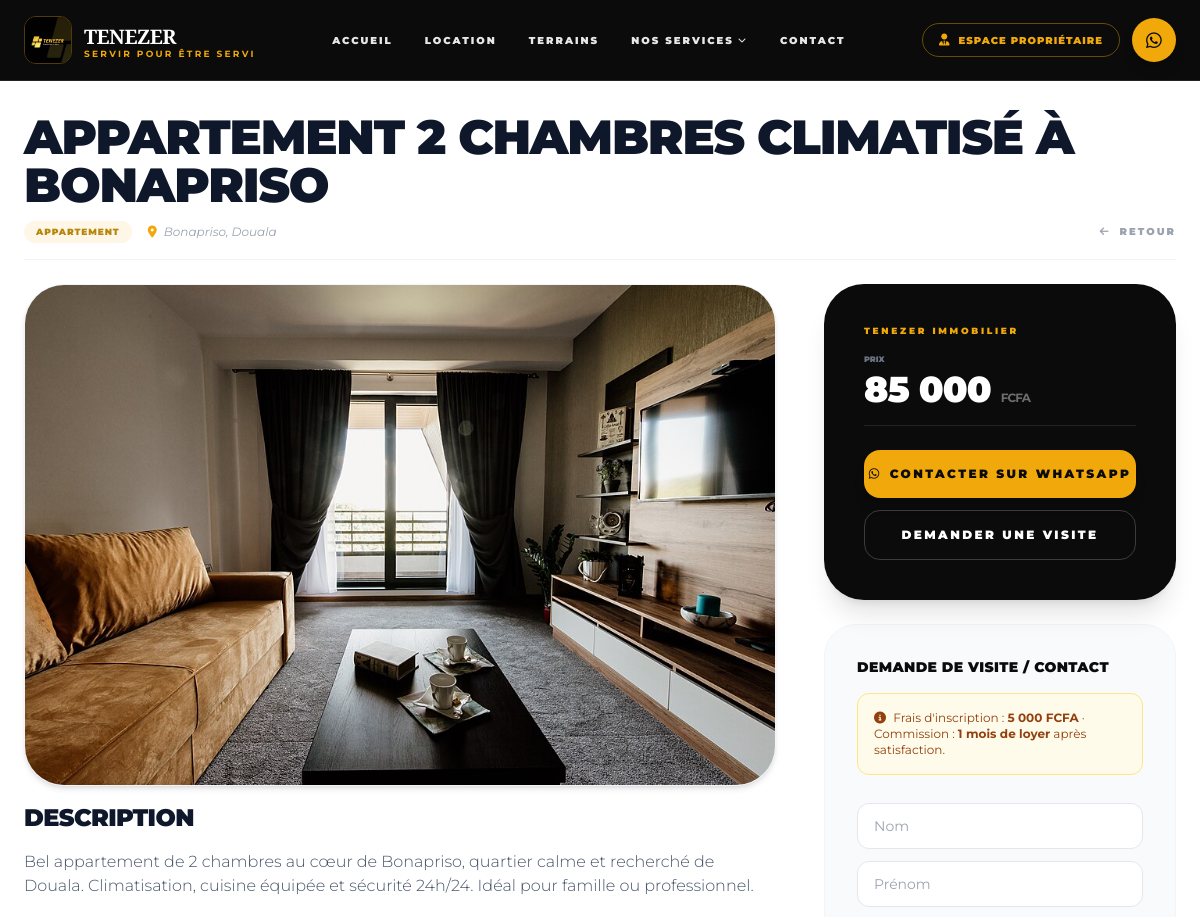
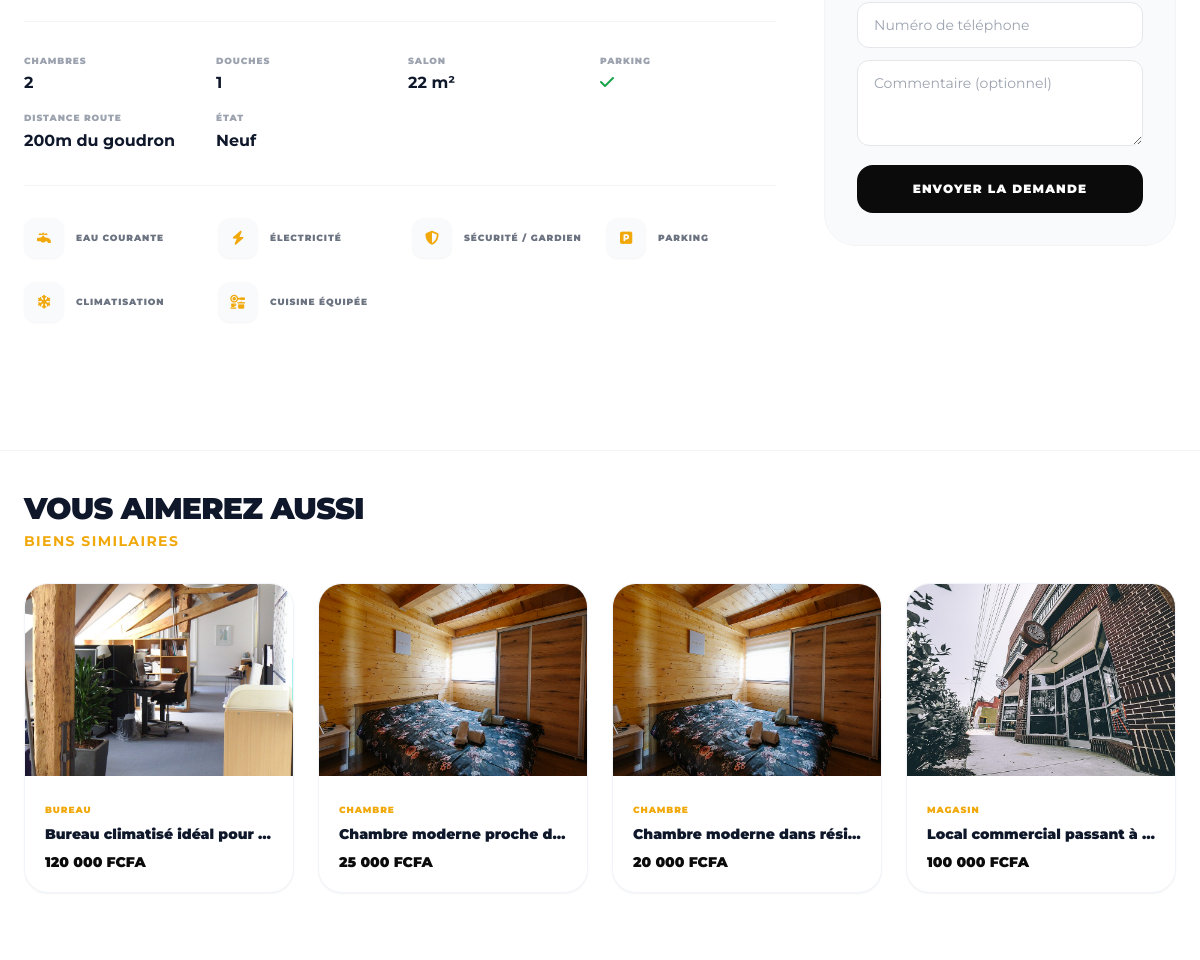
Screenshot of /detail.php?id=1 with the database file from the repository (2 pictures, top to bottom).
### tables this page shows
CREATE TABLE `properties` (
  `id` int(11) NOT NULL,
  `owner_id` int(11) DEFAULT NULL,
  `created_by_admin_id` int(11) DEFAULT NULL,
  `category` enum('logement','terrain') NOT NULL DEFAULT 'logement',
  `type` varchar(30) NOT NULL,
  `title` varchar(255) NOT NULL,
  `description` text NOT NULL,
  `city` varchar(100) NOT NULL,
  `quartier` varchar(100) DEFAULT NULL,
  `price` decimal(12,2) NOT NULL,
  `is_new` tinyint(1) DEFAULT NULL,
  `distance_route` varchar(100) DEFAULT NULL,
  `bedrooms` int(11) DEFAULT NULL,
  `bathrooms` int(11) DEFAULT NULL,
  `surface_chambre` int(11) DEFAULT NULL,
  `surface_salon` int(11) DEFAULT NULL,
  `surface_cuisine` int(11) DEFAULT NULL,
  `superficie_terrain` int(11) DEFAULT NULL,
  `has_parking` tinyint(1) DEFAULT 0,
  `features` longtext DEFAULT NULL CHECK (json_valid(`features`)),
  `status` enum('active','inactive') NOT NULL DEFAULT 'active',
  `created_at` timestamp NOT NULL DEFAULT current_timestamp()
);

CREATE TABLE `media` (
  `id` int(11) NOT NULL,
  `entity_type` varchar(50) NOT NULL DEFAULT 'property',
  `entity_id` int(11) NOT NULL,
  `url` varchar(255) NOT NULL,
  `type` enum('photo','video') NOT NULL DEFAULT 'photo',
  `is_main` tinyint(1) DEFAULT 0,
  `sort_order` int(11) DEFAULT 0,
  `created_at` timestamp NOT NULL DEFAULT current_timestamp()
);

### includes/functions.php (called while the page is built, shortened)
<?php
function tenezer_type_label($type) {
    return TENEZER_LOGEMENT_TYPES[$type] ?? ucfirst($type);
}
function tenezer_whatsapp_url($phone, $message) {
    return 'https://wa.me/' . preg_replace('/\D/', '', $phone) . '?text=' . rawurlencode($message);
}
function tenezer_main_photo($pdo, $entityId, $entityType = 'property') {
    $stmt = $pdo->prepare("SELECT url FROM media WHERE entity_type = ? AND entity_id = ? AND type = 'photo' ORDER BY is_main DESC, sort_order ASC LIMIT 1");
    $stmt->execute([$entityType, $entityId]);
    $row = $stmt->fetch();
    return $row ? 'assets/uploads/properties/' . $row['url'] : null;
}
function tenezer_get_media($pdo, $entityId, $entityType = 'property') {
    $stmt = $pdo->prepare("SELECT * FROM media WHERE entity_type = ? AND entity_id = ? ORDER BY is_main DESC, sort_order ASC, id ASC");
    $stmt->execute([$entityType, $entityId]);
    return $stmt->fetchAll();
}

### detail.php (the view, shortened to what this page needs)
<?php
require_once 'mfbase/database.php';
require_once 'includes/functions.php';
$id = isset($_GET['id']) ? (int)$_GET['id'] : 0;
$stmt = $pdo->prepare("SELECT * FROM properties WHERE id = ? AND status = 'active'");
$stmt->execute([$id]);
$property = $stmt->fetch();
$media = tenezer_get_media($pdo, $property['id']);
$photos = array_values(array_filter($media, fn($m) => $m['type'] === 'photo'));
$features = json_decode($property['features'] ?? '[]', true) ?: [];
$whatsapp_text = "Bonjour Tenezer,\n\n";
$whatsapp_text .= "Je suis intéressé(e) par ce bien :\n";
$whatsapp_text .= "🏠 " . $property['title'] . "\n";
$whatsapp_text .= "🆔 Réf : #TNZ-" . $property['id'] . "\n";
$whatsapp_text .= "📍 " . ($property['quartier'] ? $property['quartier'] . ', ' : '') . $property['city'] . "\n";
$whatsapp_text .= "💰 " . number_format((float)$property['price'], 0, ',', ' ') . " FCFA";
require_once 'includes/header.php';
require_once 'includes/navbar.php';
?>
<main class="bg-white min-h-screen pb-24 lg:pb-20">
    <div class="max-w-7xl mx-auto px-4 sm:px-6 pt-8">
        <div class="mb-6">
            <h1 class="font-sans text-2xl sm:text-3xl md:text-5xl font-black text-slate-900 uppercase tracking-tight leading-tight break-words">
                <?php echo htmlspecialchars($property['title']); ?>
            </h1>
            <div class="flex flex-col sm:flex-row sm:items-center justify-between gap-3 mt-3 pb-4 border-b border-gray-100">
                <div class="flex flex-wrap items-center gap-2 sm:gap-4">
                    <span class="bg-tenezer-gold/10 text-[#b8860b] text-[9px] font-black px-3 py-1 rounded-full uppercase tracking-widest">
                        <?php echo htmlspecialchars(tenezer_type_label($property['type'])); ?>
                    </span>
                    <span class="text-gray-400 text-[11px] sm:text-xs italic">
                        <i class="fas fa-map-marker-alt mr-1 text-tenezer-gold"></i>
                        <?php echo htmlspecialchars(($property['quartier'] ? $property['quartier'] . ', ' : '') . $property['city']); ?>
                    </span>
                </div>
                <a href="biens.php?category=<?php echo htmlspecialchars($property['category']); ?>" class="text-[10px] font-black uppercase text-gray-400 tracking-[0.2em] hover:text-tenezer-gold transition-colors">
                    <i class="fas fa-arrow-left mr-1"></i> Retour
                </a>
            </div>
        </div>
        <div class="grid grid-cols-1 lg:grid-cols-12 gap-6 lg:gap-12">
            <div class="lg:col-span-8 flex flex-col">
                <div class="relative rounded-2xl sm:rounded-[2.5rem] overflow-hidden shadow-md mb-4 bg-slate-50 border border-slate-100">
                    <?php if (!empty($photos)): ?>
                        <img id="mainView" src="assets/uploads/properties/<?php echo htmlspecialchars($photos[0]['url']); ?>" class="w-full h-64 sm:h-[400px] md:h-[500px] object-cover">
                    <?php else: ?>
                        <div class="w-full h-64 sm:h-[400px] flex items-center justify-center text-gray-300"><i class="fas fa-image text-5xl"></i></div>
                    <?php endif; ?>
                </div>
                <div class="prose prose-slate max-w-none mb-10">
                    <h3 class="font-sans text-xl sm:text-2xl font-black text-slate-900 mb-4 uppercase tracking-tight">Description</h3>
                    <p class="text-slate-600 leading-relaxed text-sm sm:text-base font-light">
                        <?php echo nl2br(htmlspecialchars($property['description'])); ?>
                    </p>
                </div>
                <div class="grid grid-cols-2 md:grid-cols-4 gap-4 py-8 border-t border-gray-100">
                    <?php if ($property['category'] === 'logement'): ?>
                        <?php if ($property['bedrooms'] !== null): ?>
                        <div><span class="block text-[9px] font-black text-gray-400 uppercase tracking-widest mb-1">Chambres</span><span class="font-bold text-slate-900"><?php echo (int)$property['bedrooms']; ?></span></div>
                        <?php endif; ?>
                        <?php if ($property['bathrooms'] !== null): ?>
                        <div><span class="block text-[9px] font-black text-gray-400 uppercase tracking-widest mb-1">Douches</span><span class="font-bold text-slate-900"><?php echo (int)$property['bathrooms']; ?></span></div>
                        <?php endif; ?>
                        <?php if ($property['surface_salon']): ?>
                        <div><span class="block text-[9px] font-black text-gray-400 uppercase tracking-widest mb-1">Salon</span><span class="font-bold text-slate-900"><?php echo (int)$property['surface_salon']; ?> m²</span></div>
                        <?php endif; ?>
                    <?php else: ?>
                        <?php if ($property['superficie_terrain']): ?>
                        <div><span class="block text-[9px] font-black text-gray-400 uppercase tracking-widest mb-1">Superficie</span><span class="font-bold text-slate-900"><?php echo (int)$property['superficie_terrain']; ?> m²</span></div>
                        <?php endif; ?>
                    <?php endif; ?>
                    <?php if ($property['has_parking']): ?>
                    <div><span class="block text-[9px] font-black text-gray-400 uppercase tracking-widest mb-1">Parking</span><span class="font-bold text-slate-900"><i class="fas fa-check text-green-600"></i></span></div>
                    <?php endif; ?>
                    <?php if ($property['distance_route']): ?>
                    <div><span class="block text-[9px] font-black text-gray-400 uppercase tracking-widest mb-1">Distance route</span><span class="font-bold text-slate-900"><?php echo htmlspecialchars($property['distance_route']); ?></span></div>
                    <?php endif; ?>
                    <?php if ($property['is_new'] !== null): ?>
                    <div><span class="block text-[9px] font-black text-gray-400 uppercase tracking-widest mb-1">État</span><span class="font-bold text-slate-900"><?php echo $property['is_new'] ? 'Neuf' : 'Ancien'; ?></span></div>
                    <?php endif; ?>
                </div>
                <?php if (!empty($features)): ?>
                <div class="grid grid-cols-2 md:grid-cols-4 gap-4 sm:gap-6 py-8 border-t border-gray-100">
                    <?php foreach ($features as $f): $meta = TENEZER_FEATURES[$f] ?? null; ?>
                    <div class="flex items-center gap-3">
                        <div class="w-10 h-10 rounded-xl bg-slate-50 flex items-center justify-center text-tenezer-gold shadow-sm flex-shrink-0">
                            <i class="fas <?php echo $meta['icon'] ?? 'fa-check'; ?> text-sm"></i>
                        </div>
                        <span class="text-[9px] font-black text-gray-500 uppercase tracking-widest"><?php echo htmlspecialchars($meta['label'] ?? $f); ?></span>
                    </div>
                    <?php endforeach; ?>
                </div>
                <?php endif; ?>
            </div>
            <div class="lg:col-span-4">
                <div class="sticky top-24 space-y-6">
                    <div class="bg-tenezer-dark rounded-2xl sm:rounded-[2.5rem] p-6 sm:p-10 text-white shadow-xl relative overflow-hidden">
                        <p class="text-tenezer-gold font-black text-[9px] uppercase tracking-[0.3em] mb-4">Tenezer Immobilier</p>
                        <div class="mb-6 pb-4 border-b border-white/10">
                            <span class="block text-[8px] text-gray-500 uppercase font-black mb-1">Prix</span>
                            <span class="text-3xl sm:text-4xl font-black tracking-tight">
                                <?php echo number_format((float)$property['price'], 0, ',', ' '); ?>
                                <small class="text-xs font-bold opacity-40 uppercase">FCFA</small>
                            </span>
                        </div>
                        <a href="<?php echo htmlspecialchars(tenezer_whatsapp_url('237672163188', $whatsapp_text)); ?>" target="_blank"
                           class="whatsapp-track-btn block w-full bg-tenezer-gold text-tenezer-dark py-4 rounded-2xl text-center font-black text-xs uppercase tracking-[0.2em] hover:brightness-110 transition-all shadow-lg mb-3"
                           data-entity-id="<?php echo (int)$property['id']; ?>">
                            <i class="fab fa-whatsapp mr-2"></i>Contacter sur WhatsApp
                        </a>
                        <button type="button" onclick="document.getElementById('visit-form-wrap').scrollIntoView({behavior:'smooth'})"
                                class="block w-full border border-white/20 text-white py-4 rounded-2xl text-center font-black text-xs uppercase tracking-[0.2em] hover:border-tenezer-gold hover:text-tenezer-gold transition-all">
                            Demander une visite
                        </button>
                    </div>
                    <div id="visit-form-wrap" class="bg-slate-50 rounded-[2rem] p-6 sm:p-8 border border-gray-100">
                        <h4 class="font-black text-tenezer-dark text-sm uppercase tracking-wide mb-4">Demande de visite / contact</h4>
                        <?php if ($property['category'] === 'logement'): ?>
                        <div class="mb-4 p-4 bg-amber-50 border border-amber-200 rounded-xl text-xs text-amber-800">
                            <i class="fas fa-circle-info mr-1"></i> Frais d'inscription : <strong>5 000 FCFA</strong> · Commission : <strong>1 mois de loyer</strong> après satisfaction.
                        </div>
                        <?php endif; ?>
                        <form id="visit-form" class="space-y-3">
                            <input type="text" name="first_name" required placeholder="Nom" class="w-full border border-gray-200 rounded-xl px-4 py-3 text-sm focus:outline-none focus:border-tenezer-gold">
                            <input type="text" name="last_name" placeholder="Prénom" class="w-full border border-gray-200 rounded-xl px-4 py-3 text-sm focus:outline-none focus:border-tenezer-gold">
                            <input type="tel" name="phone" required placeholder="Numéro de téléphone" class="w-full border border-gray-200 rounded-xl px-4 py-3 text-sm focus:outline-none focus:border-tenezer-gold">
                            <textarea name="extra[commentaire]" rows="3" placeholder="Commentaire (optionnel)" class="w-full border border-gray-200 rounded-xl px-4 py-3 text-sm focus:outline-none focus:border-tenezer-gold"></textarea>
                            <button type="submit" class="w-full bg-tenezer-dark text-white py-4 rounded-2xl font-black text-xs uppercase tracking-widest hover:bg-tenezer-gold hover:text-tenezer-dark transition-all">
                                Envoyer la demande
                            </button>
                        </form>
                    </div>
                </div>
            </div>
        </div>
    </div>
    <?php require_once 'similaire.php'; ?>
</main>
<?php require_once 'includes/footer.php'; ?>

### similaire.php
<?php
if (isset($property) && isset($pdo)) {
    $current_id = (int)$property['id'];
    $stmt_sim = $pdo->prepare("
        SELECT * FROM properties
        WHERE category = :category
        AND id != :current_id
        AND status = 'active'
        ORDER BY RAND()
        LIMIT 4
    ");
    $stmt_sim->execute(['category' => $property['category'], 'current_id' => $current_id]);
    $similar_properties = $stmt_sim->fetchAll();
    if (count($similar_properties) > 0) :
?>
<div class="mt-16 sm:mt-24 pt-10 border-t border-gray-100 max-w-7xl mx-auto px-4 sm:px-6 pb-10">
    <div class="mb-8">
        <h3 class="font-sans text-xl sm:text-3xl font-black text-slate-900 uppercase tracking-tight">Vous aimerez aussi</h3>
        <p class="text-xs sm:text-sm text-tenezer-gold font-bold tracking-widest uppercase mt-1">Biens similaires</p>
    </div>
    <div class="grid grid-cols-1 sm:grid-cols-2 lg:grid-cols-4 gap-6">
        <?php foreach ($similar_properties as $sim): $sim_photo = tenezer_main_photo($pdo, $sim['id']); ?>
            <a href="detail.php?id=<?php echo (int)$sim['id']; ?>" class="group block rounded-3xl overflow-hidden bg-white border border-slate-100 shadow-sm hover:shadow-2xl transition-all">
                <div class="h-48 overflow-hidden bg-slate-50 flex items-center justify-center">
                    <?php if ($sim_photo): ?>
                        <img src="<?php echo htmlspecialchars($sim_photo); ?>" alt="<?php echo htmlspecialchars($sim['title']); ?>" loading="lazy" class="w-full h-full object-cover group-hover:scale-105 transition-transform duration-500">
                    <?php else: ?>
                        <i class="fas fa-image text-3xl text-gray-300"></i>
                    <?php endif; ?>
                </div>
                <div class="p-5">
                    <span class="text-[9px] font-black uppercase tracking-widest text-tenezer-gold"><?php echo htmlspecialchars(tenezer_type_label($sim['type'])); ?></span>
                    <h4 class="font-black text-slate-900 text-sm mt-1 mb-2 truncate"><?php echo htmlspecialchars($sim['title']); ?></h4>
                    <p class="font-black text-tenezer-dark text-sm"><?php echo number_format((float)$sim['price'], 0, ',', ' '); ?> FCFA</p>
                </div>
            </a>
        <?php endforeach; ?>
    </div>
</div>
<?php
    endif;
}
?>

### includes/header.php (style rules this page uses)
img { max-width: 100%; height: auto; display: block; }
img:before { content: "🖼️"; display: block; background: #f0f0f0; text-align: center; line-height: 200px; }
body { top: 0px !important; }

### rows the page displays
properties: title "APPARTEMENT 2 CHAMBRES CLIMATISÉ À BONAPRISO", type "APPARTEMENT", quartier+city "Bonapriso, Douala", description "Bel appartement de 2 chambres au cœur de Bonapriso, quartier calme et recherché de Douala. Climatisation, cuisine équipée et sécurité 24h/24. Idéal pour famille ou professionnel.", bedrooms "2", bathrooms "1", surface_salon "22", distance_route "200m du goudron", features "EAU COURANTE", features "ÉLECTRICITÉ", features "SÉCURITÉ / GARDIEN", features "PARKING", features "CLIMATISATION", features "CUISINE ÉQUIPÉE", price "85 000"
media: url (picture)
properties: id.url (picture), type "BUREAU", title "Bureau climatisé idéal pour…", price "120 000"
properties: id.url (picture), type "CHAMBRE", title "Chambre moderne proche d…", price "25 000"
properties: id.url (picture), type "CHAMBRE", title "Chambre moderne dans rési…", price "20 000"
properties: id.url (picture), type "MAGASIN", title "Local commercial passant à…", price "100 000"
